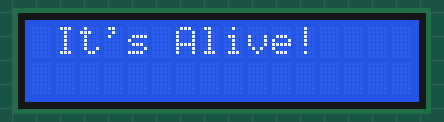
Recording of a sketch running on a simulated Arduino Uno, built with avr-gcc and run on an emulated ATmega328P. Shown: 16×2 character LCD. The local clock reads 2024-03-15 10:24:30 at power-on unless the sketch sets it.

Above: at 0.1 s.
At 0.78 s:
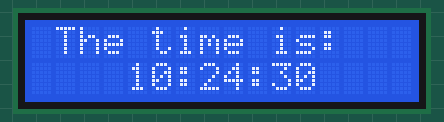
At 5.1 s:
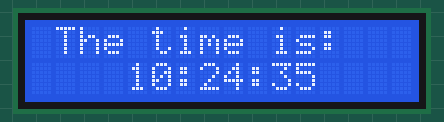
At 10.1 s:
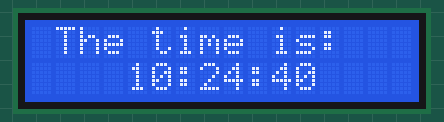
At 20.1 s:
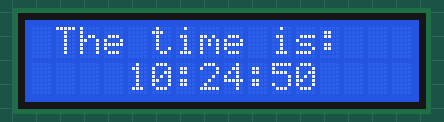
At 39.1 s:
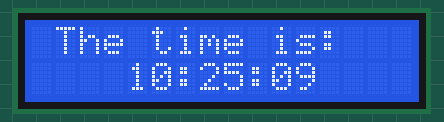

Measured:
- what the display in image 1 shows lasts 0.4 s, from 0.6 s to 1.0 s
- what the display in image 2 shows lasts 1.0 s, from 5.0 s to 6.0 s

The sketch:

display_time_1.ino
```cpp
// Chapter 7: Arduino Alarm Clock
// An alarm clock that uses the Adafruit Industries DS1307 RTC Breakout board
// and a 16 x 2 Parallel LCD Display
#include <Wire.h> // I2C Wire Library for communicating with the DS1307 RTC
#include "RTClib.h" // Date and time functions for the DS1307 RTC connected
#include <LiquidCrystal.h> // Display functions for the LCD Display
RTC_DS1307 rtc; // Create a realtime clock called rtc
LiquidCrystal lcd(12, 11, 5, 4, 3, 2); // Create an LCD called lcd

DateTime now; // Time object

void setup () {
  Wire.begin(); // Enables the communication for the LCD
  rtc.begin(); // Enables the RTC
  lcd.begin(16, 2); // Enables the LCD

  lcd.print(" It's Alive!"); // Print a message, centered, to the LCD to confirm it's working
  delay(500); // Wait a moment so we can read it
  lcd.clear(); // Clear the LCD
}
void loop(){
  now = rtc.now(); // Get the current time
  // Refresh the display
  updateDisplay();
}

void updateDisplay(){
  int h = now.hour(); // Get the hours right now and store them in an integer called  h
    int m = now.minute(); // Get the minutes right now and store them in an integer  called m
    int s = now.second(); // Get the seconds right now and store them in an integer  called s
    lcd.setCursor(0, 0); // Set the cursor at the column zero, upper row...
  lcd.print(" The time is: "); // ...with spaces to clear characters from setting  alarm.
    lcd.setCursor(4, 1); // Move the cursor to column four, lower row
  if (h<10){ // Add a zero, if necessary, as above
    lcd.print(0);
  }
  lcd.print(h); // Display the current hour
  lcd.setCursor(6, 1); // Move to the next column
  lcd.print(":"); // And print the colon
  lcd.setCursor(7, 1); // Move to the next column
  if (m<10){ // Add a zero, if necessary, as above
    lcd.print(0);
  }
  lcd.print(m); // Display the current minute
  lcd.setCursor(9, 1); // Move to the next column
  lcd.print(":"); // And print the colon
  lcd.setCursor(10, 1); // Move to the next column
  if (s<10){ // Add a zero, if necessary, as above
    lcd.print(0);
  }
  lcd.print(s); // Display the current second
}
```
